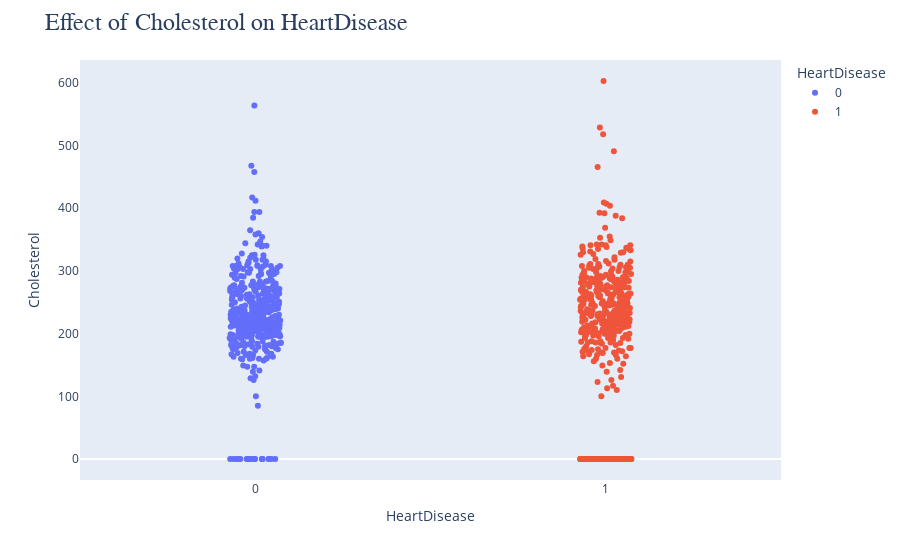

Write notebook code for a chart like this one.
### Markdown cell above
## Effect of Cholesterol on HeartDisease

### Code cell
fig=px.strip(dataset,x='HeartDisease',y='Cholesterol',color='HeartDisease')
fig.update_layout(title='Effect of Cholesterol on HeartDisease',
                  titlefont={'size': 24,'family': 'Serif'},
                  showlegend=True)
fig.update_yaxes(showgrid=False)
fig.show()

### Figure 1 — Plotly figure (JSON) as saved in the notebook; plotly's stock layout.template omitted (floating-point values rounded to 4 significant figures; data arrays with more than 128 entries replaced by an {"elided": "..."} marker saying what was removed)
{"data": [{"alignmentgroup": "True", "boxpoints": "all", "fillcolor": "rgba(255,255,255,0)", "hoveron": "points", "hovertemplate": "HeartDisease=%{x}<br>Cholesterol=%{y}<extra></extra>", "legendgroup": "0", "line": {"color": "rgba(255,255,255,0)"}, "marker": {"color": "#636efa"}, "name": "0", "offsetgroup": "0", "orientation": "v", "pointpos": 0, "showlegend": true, "type": "box", "x": {"elided": "410 int values"}, "x0": " ", "xaxis": "x", "y": {"elided": "410 int values"}, "y0": " ", "yaxis": "y"}, {"alignmentgroup": "True", "boxpoints": "all", "fillcolor": "rgba(255,255,255,0)", "hoveron": "points", "hovertemplate": "HeartDisease=%{x}<br>Cholesterol=%{y}<extra></extra>", "legendgroup": "1", "line": {"color": "rgba(255,255,255,0)"}, "marker": {"color": "#EF553B"}, "name": "1", "offsetgroup": "1", "orientation": "v", "pointpos": 0, "showlegend": true, "type": "box", "x": {"elided": "508 int values"}, "x0": " ", "xaxis": "x", "y": {"elided": "508 int values"}, "y0": " ", "yaxis": "y"}], "layout": {"boxmode": "overlay", "legend": {"title": {"text": "HeartDisease"}, "tracegroupgap": 0}, "margin": {"t": 60}, "showlegend": true, "title": {"font": {"family": "Serif", "size": 24}, "text": "Effect of Cholesterol on HeartDisease"}, "xaxis": {"anchor": "y", "categoryarray": [0, 1], "categoryorder": "array", "domain": [0, 1], "title": {"text": "HeartDisease"}}, "yaxis": {"anchor": "x", "domain": [0, 1], "showgrid": false, "title": {"text": "Cholesterol"}}}}
